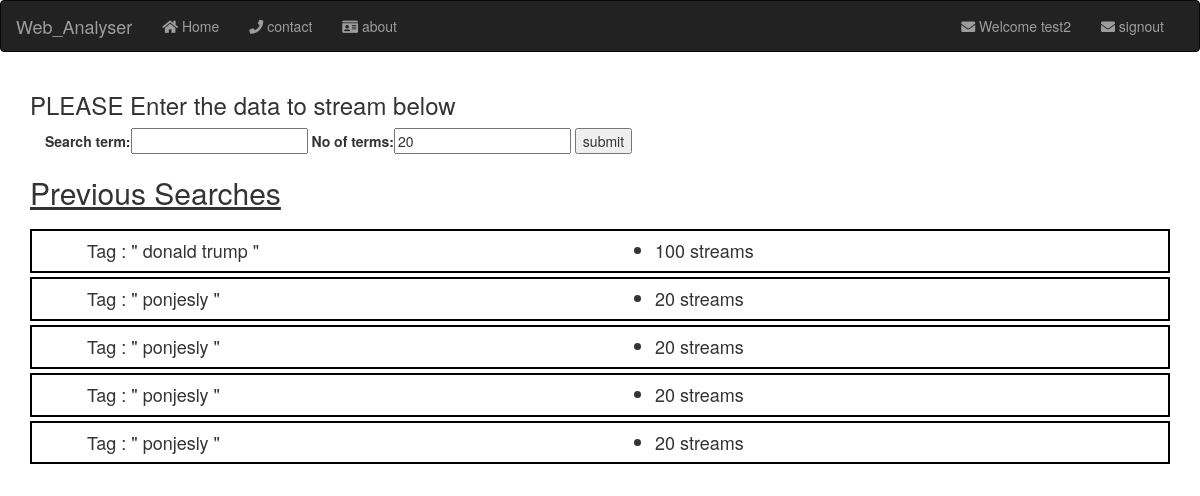
Screenshot of /tweepy/ (signed in) with the database file from the repository.
### testtwee/models.py (models this page shows, shortened)
class Search(models.Model):
    search_term = models.CharField(max_length=50)
    no_of_terms = models.IntegerField(default=20)

### testtwee/views.py (the view, shortened to what this page needs)
# urls.py: path('', views.index , name = "testtweeindex"),
@login_required
def index(request):
    historylist = []
    class Analysis:
        def __init__(self, term,numb):
            self.term = term
            self.number = numb
            self.sentiment = 0
            self.subjectivity = 0
            self.url = 'https://en.wikipedia.org/wiki/{0}'.format(self.term)
            self.tweets = []
            self.tweetText = []
    class SentimentAnalysis:
        def __init__(self):
            self.tweets = []
            self.tweetText = []
    if(request.method == "GET"):
            history = Search.objects.all().order_by('-id')[:5]
            search = Inputform()
            return render(request, "getinput.html" , {"search_form" : search , "history" : history})

### testtwee/forms.py
class Inputform(forms.ModelForm):
    class Meta:
        model = Search
        fields = ("search_term", "no_of_terms")

### templates/getinput.html (shortened to what this page needs)
<!DOCTYPE html>
{% extends "base.htm" %}
{% load static %}
{% load bootstrap_tags %}
{% block body %}
        <h3>PLEASE Enter the data to stream below</h3>
        <form enctype="multipart/form-data" method="POST">
            <div class="container sign-form">
                {{ search_form |as_bootstrap  }}
                <input type="submit" class = “btn btn-default” name="submit" value="submit">
                </div>
            </form>
        </div>
        <div class="container" style="margin-bottom: 10px;">
            <h2> <u> Previous Searches  </u> </h2>
        </div>
        <div class="container" >
            <div class="col-md-12">
                {% for items in history %}
                    <div class="row hist" >
                        <div class="col-md-6">
                            <ul style="list-style: none;">
                                <h4><li>Tag : " {{items.search_term}} "</li></h4>
                            </ul>
                        </div>
                        <div class="col-md-6">
                            <ul>
                                <h4><li> {{items.no_of_terms}} streams</li></h4>
                            </ul>
                        </div>
                    </div>
                {%endfor%}
            </div>
        </div>
{% endblock %}

### templates/base.htm (shortened to what this page needs)
<!DOCTYPE html>
{% load static %}
<html lang="en">
<head>
    <link rel="stylesheet" href="https://maxcdn.bootstrapcdn.com/bootstrap/3.3.7/css/bootstrap.min.css">
    <link rel="stylesheet" href="https://use.fontawesome.com/releases/v5.7.0/css/all.css">
    <link rel="stylesheet" href="{% static 'css/base.css' %}">
</head>
<body>
    <nav class="navbar navbar-inverse ">
        <div class="container-fluid">
            <div class="navbar-header">
                <a class="navbar-brand" href="/">Web_Analyser</a>
            </div>
            <ul class="nav navbar-nav">
                <li> <a href="/"> <i class="fa fa-home" aria-hidden="true"> </i>  Home</a> </li>
                <li><a href=" {% url 'homepage:contact' %}"> <i class="fa fa-phone" aria-hidden="true"></i></i> contact</a></li>
                <li><a href="{% url 'homepage:about' %}"> <i class="fa fa-id-card" aria-hidden="true"></i> about</a></li>
            </ul>
            {% if user.is_authenticated %}
            <ul class = "nav navbar-nav navbar-right">
                <li><a href=""> <i class="fa fa-envelope" aria-hidden="true"></i> Welcome {{user.username}} </a></li>
                <li style="padding-right: 20px;"><a href="{% url 'registration:signout' %}"> <i class="fa fa-envelope" aria-hidden="true"></i> signout </a></li>
            {% endif %}
        </div>
    </nav>
    <div class="container">
        {% block body %}
        {% endblock %}
</body>
</html>

### static/css/base.css (style rules this page uses)
.hist { border: 2px solid black; margin-bottom: 4px; }

### rows the page displays
Search: search_term "donald trump", no_of_terms "100"
Search: search_term "ponjesly", no_of_terms "20"
Search: search_term "ponjesly", no_of_terms "20"
Search: search_term "ponjesly", no_of_terms "20"
Search: search_term "ponjesly", no_of_terms "20"

### other values shown
{{ user.username }} "test2"
